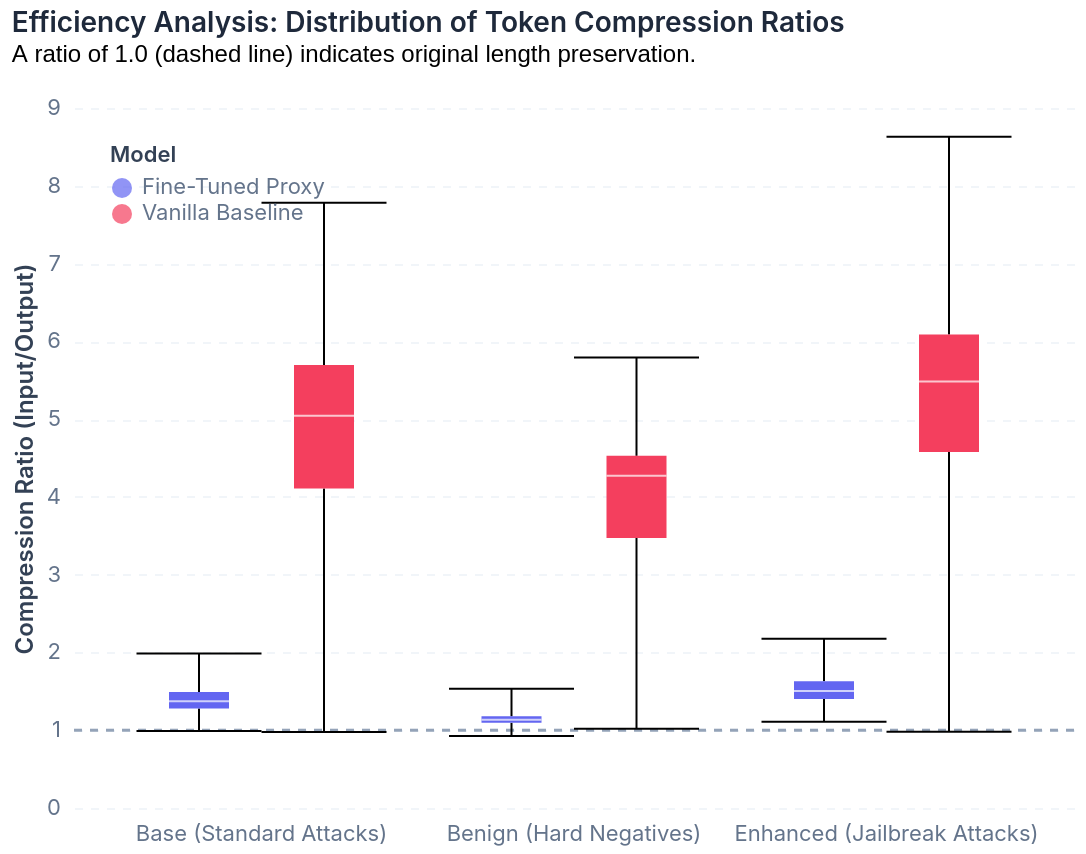

Notebook source saved alongside this figure:
### Markdown cell above
### Diagram 3: Token Compression Ratio Distribution
We use a Box Plot to show the token compression ratio ($Ratio = \frac{Input \, Tokens}{Output \, Tokens}$) distributions. This helps show the variance in content reduction.

### Code cell
rule_baseline = alt.Chart(pd.DataFrame({'y': [1.0]})).mark_rule(
    color='#94a3b8', strokeDash=[4, 4], size=1.5
).encode(y='y')

chart_compression = alt.Chart(full_df).mark_boxplot(
    extent='min-max', size=30, outliers=True, ticks=True
).encode(
    x=alt.X('setting:N', title=None, axis=alt.Axis(labelAngle=0, labelFontSize=11)),
    y=alt.Y('compression_ratio:Q', title='Compression Ratio (Input/Output)'),
    color=alt.Color('Model:N', scale=color_scale),
    xOffset='Model:N'
)

chart_compression_pro = (rule_baseline + chart_compression).properties(
    width=500, height=350,
    title=alt.TitleParams('Efficiency Analysis: Distribution of Token Compression Ratios', subtitle=['A ratio of 1.0 (dashed line) indicates original length preservation.'], anchor='start')
)

chart_compression_pro

### Figure 1 — Vega-Lite specification as saved in the notebook (floating-point values rounded to 4 significant figures; data arrays with more than 128 entries replaced by an {"elided": "..."} marker saying what was removed)
{"config": {"view": {"stroke": "transparent", "width": 400, "height": 300}, "axis": {"domain": false, "gridColor": "#f1f5f9", "gridDash": [4, 4], "labelColor": "#64748b", "labelFont": "Inter, system-ui, sans-serif", "labelFontSize": 11, "titleColor": "#334155", "titleFont": "Inter, system-ui, sans-serif", "titleFontSize": 12, "titleFontWeight": 600, "tickColor": "transparent"}, "legend": {"labelColor": "#64748b", "labelFont": "Inter, system-ui, sans-serif", "labelFontSize": 11, "titleColor": "#334155", "titleFont": "Inter, system-ui, sans-serif", "titleFontSize": 11, "titleFontWeight": 600, "orient": "top-left"}, "title": {"color": "#1e293b", "font": "Inter, system-ui, sans-serif", "fontSize": 14, "fontWeight": 600, "anchor": "start", "offset": 15}}, "layer": [{"data": {"name": "data-62270e77d641448c13ff0a9fcf3e6578"}, "mark": {"type": "rule", "color": "#94a3b8", "size": 1.5, "strokeDash": [4, 4]}, "encoding": {"y": {"field": "y", "type": "quantitative"}}}, {"data": {"name": "data-c7256f917c54cceaa0cb207497e7ece1"}, "mark": {"type": "boxplot", "extent": "min-max", "outliers": true, "size": 30, "ticks": true}, "encoding": {"color": {"field": "Model", "scale": {"domain": ["Fine-Tuned Proxy", "Vanilla Baseline"], "range": ["#6366f1", "#f43f5e"]}, "type": "nominal"}, "x": {"axis": {"labelAngle": 0, "labelFontSize": 11}, "field": "setting", "title": null, "type": "nominal"}, "xOffset": {"field": "Model", "type": "nominal"}, "y": {"field": "compression_ratio", "title": "Compression Ratio (Input/Output)", "type": "quantitative"}}}], "height": 350, "title": {"text": "Efficiency Analysis: Distribution of Token Compression Ratios", "anchor": "start", "subtitle": ["A ratio of 1.0 (dashed line) indicates original length preservation."]}, "width": 500, "$schema": "https://vega.github.io/schema/vega-lite/v5.20.1.json", "datasets": {"data-62270e77d641448c13ff0a9fcf3e6578": [{"y": 1.0}], "data-c7256f917c54cceaa0cb207497e7ece1": {"elided": "2396 records"}}}
